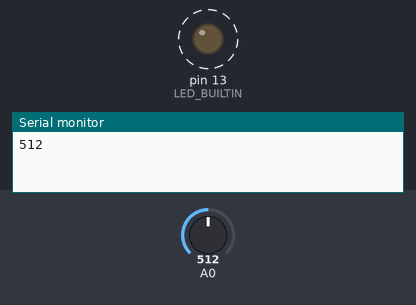
A sketch run on a simulated Arduino Uno, built with avr-gcc and run on an emulated ATmega328P. Parts: output pins drawn as LEDs (lit = HIGH), the last lines printed to the serial monitor. Dashed ring = blinking. The inputs (shaded band) are chosen by the test bench; at power-on: A0 = 512.

Above: at 1.8 s.
1.9 s: A0 set to 306
At 2.2 s:
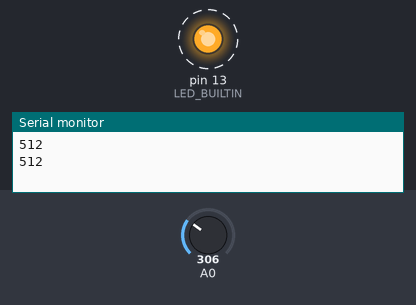
5.4 s: A0 set to 122
At 5.56 s:
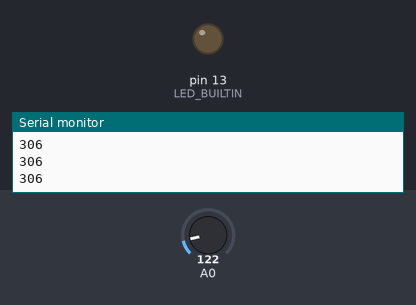
Timing chart, 0 to 14.9 s (numbered marks = the images above; inputs shaded):
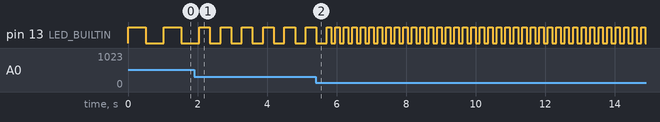

The sketch:

analogInput.ino
```cpp
int sensorValue = 0;

void setup()
{
  pinMode(A0, INPUT);
  pinMode(LED_BUILTIN, OUTPUT);
  Serial.begin(9600);
}

void loop()
{
  sensorValue = analogRead(A0);
  digitalWrite(LED_BUILTIN, HIGH);
  delay(sensorValue);
  digitalWrite(LED_BUILTIN, LOW);
  delay(sensorValue);
  Serial.println(sensorValue);

}
```

Measured:
- after the input at 1.9 s, pin 13 (LED_BUILTIN): alternates HIGH for 0.31 s and LOW for 0.31 s, starting after 0.46 s
- by itself, pin 13 (LED_BUILTIN): alternates HIGH for 0.51 s and LOW for 0.51 s
